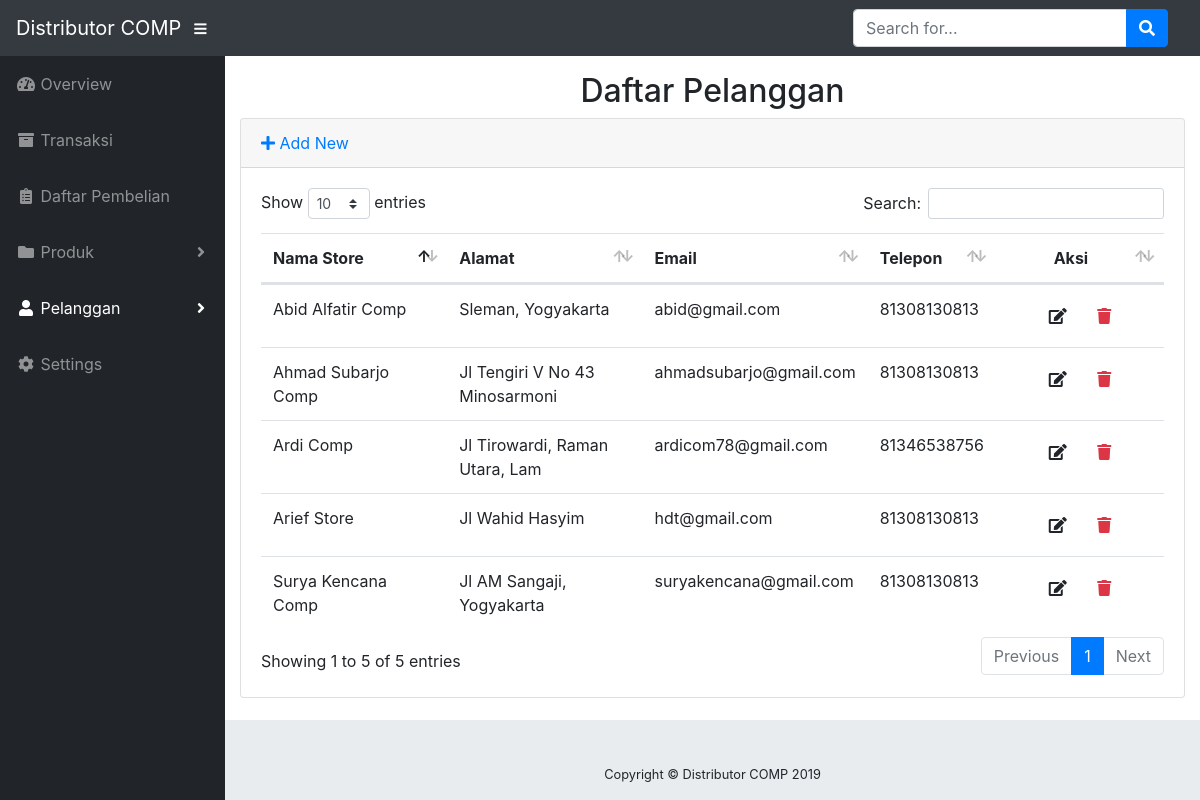
Page /index.php/admin/pelanggans on the earlier database version.
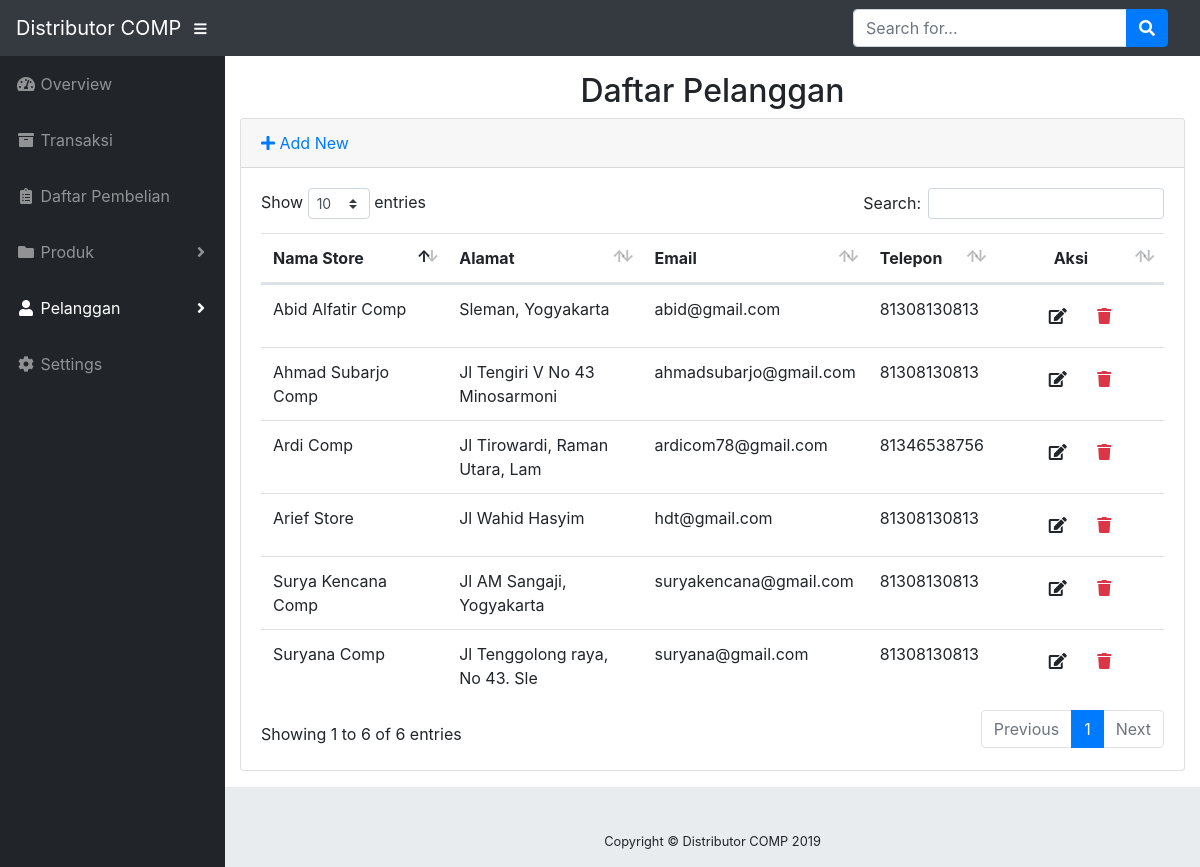
Same page on the later database version.
### tables this page shows
CREATE TABLE `pelanggan` (
  `pelanggan_id` int(10) NOT NULL,
  `nama_store` varchar(255) DEFAULT NULL,
  `alamat_store` varchar(255) DEFAULT NULL,
  `email_store` varchar(255) DEFAULT NULL,
  `telepon_store` decimal(13,0) DEFAULT NULL
);

### application/controllers/admin/Pelanggans.php (called while the page is built, shortened)
<?php defined('BASEPATH') OR exit('No direct script access allowed');
class Pelanggans extends CI_Controller
{
	public function __construct()
	{
		$this->load->model("Mpelanggan");
		$this->load->library('form_validation');
	}
	public function index()
	{
		$data["pelanggan"] = $this->Mpelanggan->getAll();
		$this->load->view("admin/pelanggan/vListPelanggan", $data);
	}
}

### index.php (called while the page is built, shortened)
<?php
require_once BASEPATH.'core/CodeIgniter.php';

### application/models/Mpelanggan.php (called while the page is built, shortened)
<?php defined('BASEPATH') OR exit('No direct script access allowed');
class Mpelanggan extends CI_Model
{
	public function getAll()
	{
		return $this->db->get("pelanggan")->result();
	}
}

### application/views/admin/pelanggan/vListPelanggan.php (the view)
<?php $this->load->view("admin/_partials/atas.php") ?>
<h2 class="text-center">Daftar Pelanggan</h2>
  <div class="card mb-3">
    <div class="card-header">
      <a href="<?php echo site_url('admin/pelanggans/add') ?>"><i class="fas fa-plus"></i> Add New</a>
    </div>
    <div class="card-body">
      <div class="table-responsive">
        <table class="table table-hover" id="dataTable" width="100%" cellspacing="0">
          <thead>
            <tr>
              <th>Nama Store</th>
              <th>Alamat</th>
              <th>Email</th>
              <th>Telepon</th>
              <th class="text-center">Aksi</th>
             </tr>
          </thead>
          <tbody>
            <?php foreach ($pelanggan as $pelanggan): ?>
            <tr>
              <td width="200"> <?php echo substr($pelanggan->nama_store, 0, 25) ?></td>
              <td width="200"><?php echo substr($pelanggan->alamat_store, 0, 30) ?></td>
              <td><?php echo $pelanggan->email_store ?></td>
              <td><?php echo $pelanggan->telepon_store ?></td>
              <td width="180" class="text-center">
                <a href="<?php echo site_url('admin/pelanggans/edit/'.$pelanggan->pelanggan_id) ?>"
                  class="btn btn-small"><i class="fas fa-edit"></i></a>
                <a onclick="deleteConfirm('<?php echo site_url('admin/pelanggans/delete/'.$pelanggan->pelanggan_id) ?>')"
                  href="#" class="btn btn-small text-danger"><i class="fas fa-trash"></i></a>
              </td>
            </tr>
            <?php endforeach; ?>
          </tbody>
        </table>
      </div>
    </div>
  </div>
</div>
<?php $this->load->view("admin/_partials/bawah.php") ?>

### application/views/admin/_partials/atas.php
<!DOCTYPE html>
<html lang="en">
<head>
	<?php $this->load->view("admin/_partials/head.php") ?>
</head>
<body id="page-top">
	<?php $this->load->view("admin/_partials/navbar.php") ?>
	<div id="wrapper">
		<?php $this->load->view("admin/_partials/sidebar.php") ?>
		<div id="content-wrapper">
			<div class="container-fluid">

### application/views/admin/_partials/head.php (shortened to what this page needs)
<link rel="stylesheet" type="text/css" href="<?php echo base_url('assets/fontawesome-free/css/all.min.css');?>">
<link href="<?php echo base_url('assets/datatables/dataTables.bootstrap4.css');?>" rel="stylesheet">
<link href="<?php echo base_url('css/sb-admin.css');?>" rel="stylesheet">
<link rel="stylesheet" type="text/css" href="<?php echo base_url('css/style.css');?>">
<link rel="stylesheet" href="//cdnjs.cloudflare.com/ajax/libs/morris.js/0.5.1/morris.css">

### application/views/admin/_partials/navbar.php (shortened to what this page needs)
<nav class="navbar navbar-expand navbar-dark bg-dark static-top">
    <a class="navbar-brand mr-1" href="<?php echo site_url('admin');?>"><?php echo SITE_NAME;?></a>
    <button class="btn btn-link btn-sm text-white order-1 order-sm-0" id="sidebarToggle" href="#">
      <i class="fas fa-bars"></i>
    </button>
    <form class="d-none d-md-inline-block form-inline ml-auto mr-0 mr-md-3 my-2 my-md-0">
      <div class="input-group">
        <input type="text" class="form-control" placeholder="Search for..." aria-label="Search" aria-describedby="basic-addon2">
        <div class="input-group-append">
          <button class="btn btn-primary" type="button">
            <i class="fas fa-search"></i>
          </button>
        </div>
      </div>
    </form>
  </nav>

### application/views/admin/_partials/sidebar.php (shortened to what this page needs)
<ul class="sidebar navbar-nav">
  <li class="nav-item <?php echo $this->uri->segment(2) == ''? 'active': ''?>">
    <a class="nav-link" href="<?php echo site_url('admin');?>">
      <i class="fas fa-fw fa-tachometer-alt"></i>
      <span>Overview</span>
    </a>
  </li>
  <li class="nav-item <?php echo $this->uri->segment(2)== 'transaksis'? 'active': ''?>">
    <a class="nav-link" href="<?php echo site_url('admin/transaksis');?>">
      <i class="fas fa-fw fa-archive"></i>
      <span>Transaksi</span></a>
  </li>
  <li class="nav-item <?php echo $this->uri->segment(2)== 'pembelians'? 'active': ''?>">
    <a class="nav-link" href="<?php echo site_url('admin/pembelians');?>">
      <i class="fas fa-fw fa-clipboard-list"></i>
      <span>Daftar Pembelian</span></a>
  </li>
  <li class="nav-item dropdown <?php echo $this->uri->segment(2)== 'products'? 'active': ''?>">
    <a class="nav-link dropdown-toggle" href="#" id="pagesDropdown" role="button" data-toggle="dropdown" aria-haspopup="true" aria-expanded="false">
      <i class="fas fa-fw fa-folder"></i>
      <span>Produk</span>
    </a>
  </li>
  <li class="nav-item dropdown <?php echo $this->uri->segment(2)== 'pelanggans'? 'active': ''?>">
    <a class="nav-link dropdown-toggle" href="#" id="pagesDropdown" role="button" data-toggle="dropdown" aria-haspopup="true" aria-expanded="false">
      <i class="fas fa-fw fa-user"></i>
      <span>Pelanggan</span>
    </a>
  </li>
  <li class="nav-item">
    <a class="nav-link" href="#">
      <i class="fas fa-fw fa-cog"></i>
      <span>Settings</span></a>
  </li>
</ul>

### application/views/admin/_partials/footer.php
<footer class="sticky-footer">
  <div class="container my-auto">
    <div class="copyright text-center my-auto">
      <span>Copyright © <?php echo SITE_NAME . " ".Date('Y');?></span>
    </div>
  </div>
</footer>

### application/views/admin/_partials/bawah.php (shortened to what this page needs)
        <?php $this->load->view("admin/_partials/footer.php") ?>
      </div>
    </div>
</body>
</html>

Differences in the rows shown:
added pelanggan: nama_store "Suryana Comp", alamat_store "Jl Tenggolong raya, No 43. Sle", email_store "suryana@gmail.com", telepon_store "81308130813"
Other differences:
text written by a page script: "Show entries Search: Showing 1 to 5 of 5 entries Previous 1 Next" → "Show entries Search: Showing 1 to 6 of 6 entries Previous 1 Next"
